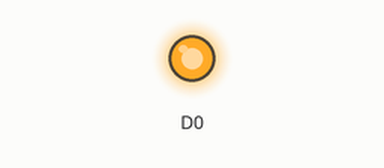
This sketch was run on a simulated ESP8266 (NodeMCU). Parts: output pins drawn as LEDs (lit = HIGH).

Above: at 0.2 s.
At 5.5 s:
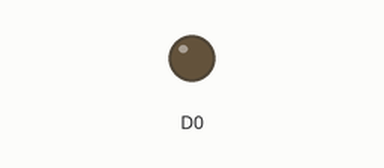
Timing chart, 0 to 8.1 s (numbered marks = the images above):
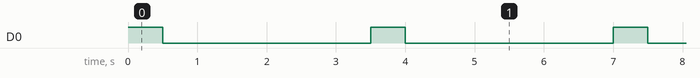

The sketch:

capstoneesp.ino
```cpp
void setup() {
  pinMode(D0, OUTPUT);
}

void loop() {
  digitalWrite(D0, HIGH);
  delay(500);
  digitalWrite(D0, LOW);
  delay(3000);
}
```

Measured:
- by itself, D0: alternates HIGH for 0.50 s and LOW for 3.0 s
